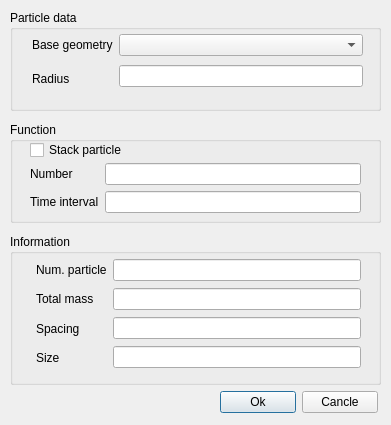
<?xml version="1.0" encoding="UTF-8"?>
<ui version="4.0">
 <class>DLG_Particle</class>
 <widget class="QDialog" name="DLG_Particle">
  <property name="geometry">
   <rect>
    <x>0</x>
    <y>0</y>
    <width>391</width>
    <height>425</height>
   </rect>
  </property>
  <property name="windowTitle">
   <string>Particle Creating Dialog</string>
  </property>
  <property name="modal">
   <bool>true</bool>
  </property>
  <widget class="QGroupBox" name="GB_ParticleData">
   <property name="geometry">
    <rect>
     <x>10</x>
     <y>10</y>
     <width>371</width>
     <height>101</height>
    </rect>
   </property>
   <property name="title">
    <string>Particle data</string>
   </property>
   <widget class="QWidget" name="">
    <property name="geometry">
     <rect>
      <x>22</x>
      <y>21</y>
      <width>331</width>
      <height>61</height>
     </rect>
    </property>
    <layout class="QHBoxLayout" name="horizontalLayout_2">
     <item>
      <layout class="QVBoxLayout" name="verticalLayout_3">
       <item>
        <widget class="QLabel" name="L_BaseGeometry">
         <property name="text">
          <string>Base geometry</string>
         </property>
        </widget>
       </item>
       <item>
        <widget class="QLabel" name="L_Radius">
         <property name="text">
          <string>Radius</string>
         </property>
        </widget>
       </item>
      </layout>
     </item>
     <item>
      <layout class="QVBoxLayout" name="verticalLayout_4">
       <item>
        <widget class="QComboBox" name="CB_BaseGeometry"/>
       </item>
       <item>
        <widget class="QLineEdit" name="LE_Radius"/>
       </item>
      </layout>
     </item>
    </layout>
   </widget>
  </widget>
  <widget class="QGroupBox" name="GB_Function">
   <property name="geometry">
    <rect>
     <x>10</x>
     <y>122</y>
     <width>371</width>
     <height>101</height>
    </rect>
   </property>
   <property name="title">
    <string>Function</string>
   </property>
   <widget class="QCheckBox" name="CHB_StackParticle">
    <property name="geometry">
     <rect>
      <x>20</x>
      <y>20</y>
      <width>101</width>
      <height>16</height>
     </rect>
    </property>
    <property name="text">
     <string>Stack particle</string>
    </property>
   </widget>
   <widget class="QWidget" name="">
    <property name="geometry">
     <rect>
      <x>20</x>
      <y>41</y>
      <width>331</width>
      <height>50</height>
     </rect>
    </property>
    <layout class="QHBoxLayout" name="horizontalLayout_4">
     <item>
      <layout class="QVBoxLayout" name="verticalLayout_5">
       <item>
        <widget class="QLabel" name="L_StackNumber">
         <property name="text">
          <string>Number</string>
         </property>
        </widget>
       </item>
       <item>
        <widget class="QLabel" name="L_StackTimeInterval">
         <property name="text">
          <string>Time interval</string>
         </property>
        </widget>
       </item>
      </layout>
     </item>
     <item>
      <layout class="QVBoxLayout" name="verticalLayout_6">
       <item>
        <widget class="QLineEdit" name="LE_StackNumber"/>
       </item>
       <item>
        <widget class="QLineEdit" name="LE_StackTimeInterval"/>
       </item>
      </layout>
     </item>
    </layout>
   </widget>
  </widget>
  <widget class="QGroupBox" name="GB_Information">
   <property name="geometry">
    <rect>
     <x>10</x>
     <y>234</y>
     <width>371</width>
     <height>151</height>
    </rect>
   </property>
   <property name="title">
    <string>Information</string>
   </property>
   <widget class="QWidget" name="">
    <property name="geometry">
     <rect>
      <x>26</x>
      <y>24</y>
      <width>331</width>
      <height>111</height>
     </rect>
    </property>
    <layout class="QHBoxLayout" name="horizontalLayout">
     <property name="rightMargin">
      <number>6</number>
     </property>
     <item>
      <layout class="QVBoxLayout" name="verticalLayout">
       <item>
        <widget class="QLabel" name="L_NumParticle">
         <property name="text">
          <string>Num. particle</string>
         </property>
        </widget>
       </item>
       <item>
        <widget class="QLabel" name="L_TotalMass">
         <property name="text">
          <string>Total mass</string>
         </property>
        </widget>
       </item>
       <item>
        <widget class="QLabel" name="L_Spacing">
         <property name="text">
          <string>Spacing</string>
         </property>
        </widget>
       </item>
       <item>
        <widget class="QLabel" name="L_Size">
         <property name="text">
          <string>Size</string>
         </property>
        </widget>
       </item>
      </layout>
     </item>
     <item>
      <layout class="QVBoxLayout" name="verticalLayout_2">
       <item>
        <widget class="QLineEdit" name="LE_NumParticle">
         <property name="readOnly">
          <bool>true</bool>
         </property>
        </widget>
       </item>
       <item>
        <widget class="QLineEdit" name="LE_TotalMass">
         <property name="readOnly">
          <bool>true</bool>
         </property>
        </widget>
       </item>
       <item>
        <widget class="QLineEdit" name="LE_Spacing">
         <property name="readOnly">
          <bool>true</bool>
         </property>
        </widget>
       </item>
       <item>
        <widget class="QLineEdit" name="LE_Size">
         <property name="readOnly">
          <bool>true</bool>
         </property>
        </widget>
       </item>
      </layout>
     </item>
    </layout>
   </widget>
  </widget>
  <widget class="QWidget" name="">
   <property name="geometry">
    <rect>
     <x>220</x>
     <y>390</y>
     <width>158</width>
     <height>25</height>
    </rect>
   </property>
   <layout class="QHBoxLayout" name="horizontalLayout_3">
    <item>
     <widget class="QPushButton" name="PB_Ok">
      <property name="text">
       <string>Ok</string>
      </property>
     </widget>
    </item>
    <item>
     <widget class="QPushButton" name="PB_Cancle">
      <property name="text">
       <string>Cancle</string>
      </property>
     </widget>
    </item>
   </layout>
  </widget>
 </widget>
 <tabstops>
  <tabstop>CB_BaseGeometry</tabstop>
  <tabstop>LE_Radius</tabstop>
  <tabstop>CHB_StackParticle</tabstop>
  <tabstop>LE_StackNumber</tabstop>
  <tabstop>LE_StackTimeInterval</tabstop>
  <tabstop>LE_NumParticle</tabstop>
  <tabstop>LE_TotalMass</tabstop>
  <tabstop>LE_Spacing</tabstop>
  <tabstop>LE_Size</tabstop>
  <tabstop>PB_Ok</tabstop>
  <tabstop>PB_Cancle</tabstop>
 </tabstops>
 <resources/>
 <connections/>
</ui>
